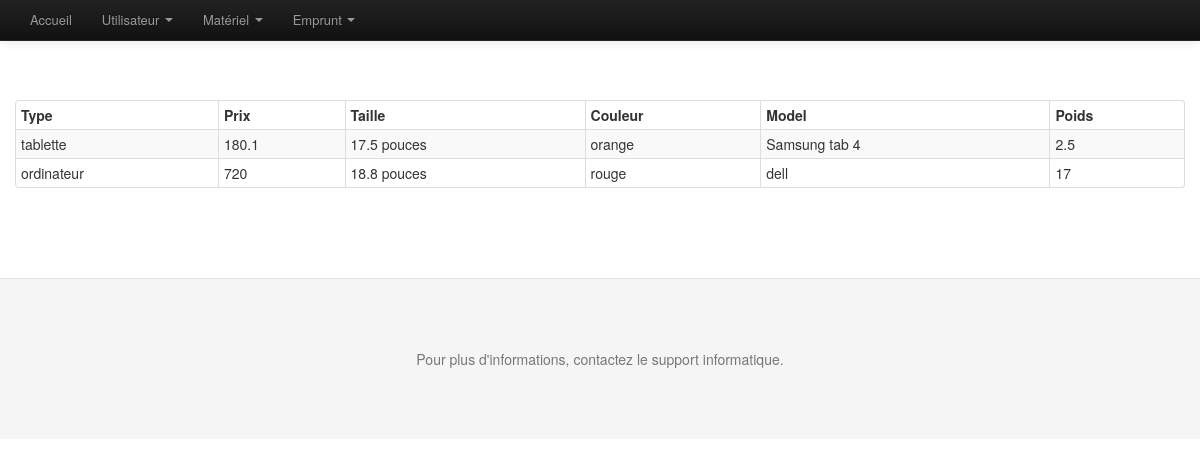
Screenshot of /listerMaterielsDisponible.php with the database file from the repository.
### tables this page shows
CREATE TABLE IF NOT EXISTS `materiel` (
  `ID` int(11) NOT NULL AUTO_INCREMENT,
  `type` varchar(10) NOT NULL COMMENT 'tablette ou ordinateur',
  `prix` double NOT NULL,
  `taille` varchar(24) NOT NULL,
  `couleur` varchar(24) NOT NULL,
  `model` varchar(24) NOT NULL,
  `poids` double NOT NULL,
  `epaisseur` int(2) NOT NULL,
  PRIMARY KEY (`ID`)
);

### listerMaterielsDisponible.php (called while the page is built, shortened)
<?php
  $repVues = './vues/';
  require("./include/_bdGestionDonnees.lib.php");
  $materiel = listerMaterielDisponible();
  include($repVues."entete.php") ;
  include($repVues."menu.php") ;
  include($repVues."vListerMaterielDisponible.php");
  include($repVues."pied.php") ;
  ?>

### include/_bdGestionDonnees.lib.php (called while the page is built, shortened)
<?php
function connecterServeurBD()
{
    $PARAM_hote='localhost';
    $PARAM_port='3306';
    $PARAM_nom_bd='gsb';
    $PARAM_utilisateur='root';
    $PARAM_mot_passe='';
    $connect = new PDO('mysql:host='.$PARAM_hote.';port='.$PARAM_port.';dbname='.$PARAM_nom_bd, $PARAM_utilisateur, $PARAM_mot_passe);
    return $connect;
}
function listerMaterielDisponible()
{
    $connexion = connecterServeurBD();
    $requete="SELECT `type`, `prix`, `taille`, `couleur`, `model`, `poids`  FROM materiel WHERE ID not in (SELECT emprunter.idMateriel from emprunter where emprunter.dateRestituer is null)";
    $jeuResultat=$connexion->query($requete);
    $i = 0;
    $ligne = $jeuResultat->fetch();
    while($ligne)
    {
        $materiel[$i]['type']=$ligne['type'];
        $materiel[$i]['prix']=$ligne['prix'];
        $materiel[$i]['taille']=$ligne['taille'];
        $materiel[$i]['couleur']=$ligne['couleur'];
        $materiel[$i]['model']=$ligne['model'];
        $materiel[$i]['poids']=$ligne['poids'];
        $ligne=$jeuResultat->fetch();
        $i = $i + 1;
    }
  return $materiel;
}
?>

### vues/vListerMaterielDisponible.php (the view)
<br>
<br>
<div class="container">
    <table class="table table-bordered table-striped table-condensed">
      <br>
      <thead>
        <tr>
          <th>Type</th>
          <th>Prix</th>
          <th>Taille</th>
          <th> Couleur</th>
          <th>Model</th>
          <th>Poids</th>
        </tr>
      </thead>
      <tbody>
<?php
    $i = 0;
    while($i < count($materiel))
    {
 ?>
        <tr>
            <td><?php echo $materiel[$i]["type"]?></td>
            <td><?php echo $materiel[$i]["prix"]?></td>
            <td ><?php echo $materiel[$i]["taille"]?></td>
            <td ><?php echo $materiel[$i]["couleur"]?></td>
            <td ><?php echo $materiel[$i]["model"]?></td>
            <td ><?php echo $materiel[$i]["poids"]?></td>
        </tr>
<?php
        $i = $i + 1;
     }
?>
       </tbody>
     </table>
  </div>

### assets/css/docs.css (style rules this page uses)
body { position: relative; padding-top: 40px; }

### rows the page displays
materiel: type "tablette", prix "180.1", taille "17.5 pouces", couleur "orange", model "Samsung tab 4", poids "2.5"
materiel: type "ordinateur", prix "720", taille "18.8 pouces", couleur "rouge", model "dell", poids "17"
